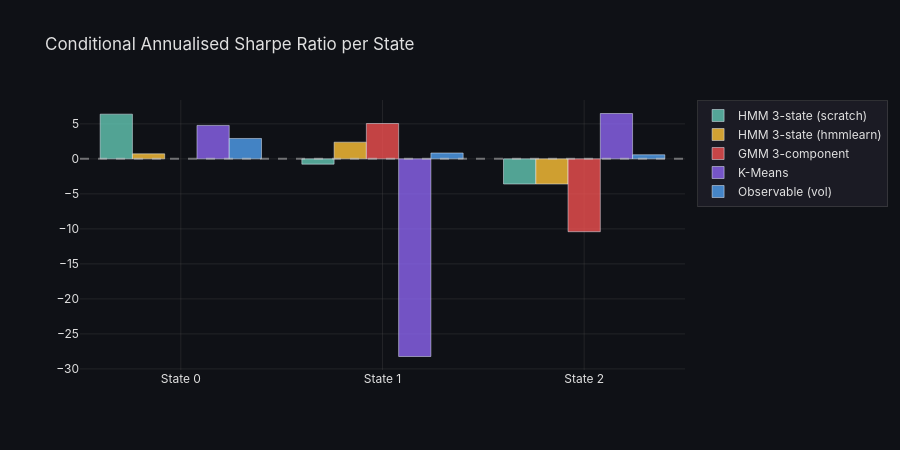

The notebook cell saved with this chart:
### Markdown cell above
## 7. Conditional Sharpe Ratios per State

### Code cell
from utils.metrics import conditional_sharpe

fig = go.Figure()
for idx, (name, lab) in enumerate(all_labels.items()):
    sharpes = conditional_sharpe(X_1d_train, lab)
    states  = sorted(sharpes.keys())
    vals    = [sharpes[s] for s in states]
    fig.add_trace(go.Bar(
        name=name,
        x=[f"State {s}" for s in states],
        y=vals,
        marker_color=colours_bar[idx % len(colours_bar)],
    ))
fig.add_hline(y=0, line_dash="dash", line_color="rgba(200,200,200,0.5)")
fig.update_layout(title="Conditional Annualised Sharpe Ratio per State",
                  barmode="group", height=450, **_DARK_LAYOUT)
fig.show()

### Figure 1 — Plotly figure (JSON) as saved in the notebook; plotly's stock layout.template omitted (floating-point values rounded to 4 significant figures)
{"data": [{"marker": {"color": "rgba(99,200,180,0.8)"}, "name": "HMM 3-state (scratch)", "type": "bar", "x": ["State 0", "State 1", "State 2"], "y": [6.387, -0.7567, -3.592]}, {"marker": {"color": "rgba(255,195,55,0.8)"}, "name": "HMM 3-state (hmmlearn)", "type": "bar", "x": ["State 0", "State 1", "State 2"], "y": [0.7197, 2.383, -3.592]}, {"marker": {"color": "rgba(240,80,80,0.8)"}, "name": "GMM 3-component", "type": "bar", "x": ["State 0", "State 1", "State 2"], "y": [null, 5.052, -10.4]}, {"marker": {"color": "rgba(140,100,240,0.8)"}, "name": "K-Means", "type": "bar", "x": ["State 0", "State 1", "State 2"], "y": [4.777, -28.23, 6.479]}, {"marker": {"color": "rgba(80,160,240,0.8)"}, "name": "Observable (vol)", "type": "bar", "x": ["State 0", "State 1", "State 2"], "y": [2.913, 0.8367, 0.5836]}], "layout": {"barmode": "group", "font": {"color": "#e0e0e0", "family": "Inter, Arial, sans-serif"}, "height": 450, "legend": {"bgcolor": "rgba(30,30,40,0.8)", "bordercolor": "rgba(80,80,80,0.5)", "borderwidth": 1}, "paper_bgcolor": "rgba(15,17,22,1)", "plot_bgcolor": "rgba(15,17,22,1)", "shapes": [{"line": {"color": "rgba(200,200,200,0.5)", "dash": "dash"}, "type": "line", "x0": 0, "x1": 1, "xref": "x domain", "y0": 0, "y1": 0, "yref": "y"}], "title": {"text": "Conditional Annualised Sharpe Ratio per State"}, "xaxis": {"gridcolor": "rgba(80,80,80,0.3)", "showgrid": true, "zeroline": false}, "yaxis": {"gridcolor": "rgba(80,80,80,0.3)", "showgrid": true, "zeroline": false}}}
